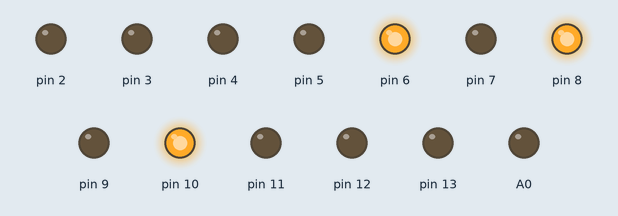
Simulated run of this sketch. Board: Arduino Uno, built with avr-gcc and run on an emulated ATmega328P. Parts: output pins drawn as LEDs (lit = HIGH).

Above: at 0.01 s.
At 2.0 s:
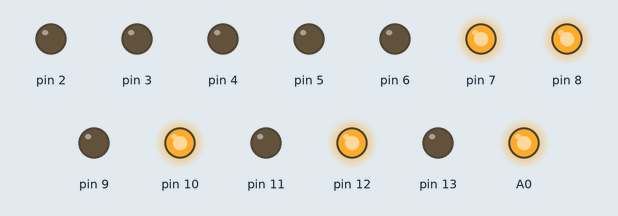
Timing chart, 0 to 3.5 s (numbered marks = the images above):
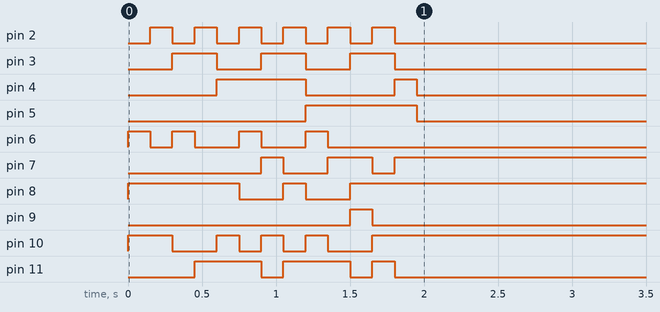

The sketch:

CPU_programmer_triangle.ino
```cpp
/*
  const int address3 = 5; upper bit
  const int address2 = 4;
  const int address1 = 3;
  const int address0 = 2; lower bit

  const int instruction3 = 9; upper bit
  const int instruction2 = 8;
  const int instruction1 = 7;
  const int instruction0 = 6; lower bit

  const int operand3 = 13; upper bit
  const int operand2 = 12;
  const int operand1 = 11;
  const int operand0 = 10; lower bit


  Programming:
  0000            NOP  {0, 0...}       - No operation
  0001 [Addr]     LDA  {1, [Addr]...}  - Load value at address [Addr] into A register
  0010 [Addr]     ADD  {2, [Addr]...}  - Add value at address [Addr] to A register and put result in A register
  0011 [Addr]     SUB  {3, [Addr]...}  - Subtract value at address [Addr] from A register and put result in A register
  0100 [Addr]     STA  {4, [Addr]...}  - Store value in A register in address [Addr]
  0101 num        LDI  {5, num...}     - Load num immediately into A register
  0110 [Addr]     JMP  {6, [Addr]...}  - Unconditional jump to [Addr]
  ...
  ...
  1110            OUT  {7, 0...}       - Output value in A register to display
  1111            HLT  {8, 0...}       - Halt execution
*/
const int delayTime = 50;
void setup() {
  for (int i = 2; i <= 13; i++) {
    pinMode(i, OUTPUT);   //make pins outputs
  }
  pinMode(A0, OUTPUT);

  digitalWrite(2, LOW);
  digitalWrite(3, LOW);
  digitalWrite(4, LOW);
  digitalWrite(5, LOW);
  digitalWrite(6, HIGH);
  digitalWrite(7, LOW);
  digitalWrite(8, HIGH);
  digitalWrite(9, LOW);
  digitalWrite(10, HIGH);
  digitalWrite(11, LOW);
  digitalWrite(12, LOW);
  digitalWrite(13, LOW);
  delay(delayTime);
  digitalWrite(A0, LOW);
  delay(delayTime);
  digitalWrite(A0, HIGH);
  delay(delayTime);

  digitalWrite(2, HIGH);
  digitalWrite(3, LOW);
  digitalWrite(4, LOW);
  digitalWrite(5, LOW);
  digitalWrite(6, LOW);
  digitalWrite(7, LOW);
  digitalWrite(8, HIGH);
  digitalWrite(9, LOW);
  digitalWrite(10, HIGH);
  digitalWrite(11, LOW);
  digitalWrite(12, HIGH);
  digitalWrite(13, HIGH);
  delay(delayTime);
  digitalWrite(A0, LOW);
  delay(delayTime);
  digitalWrite(A0, HIGH);
  delay(delayTime);

  digitalWrite(2, LOW);
  digitalWrite(3, HIGH);
  digitalWrite(4, LOW);
  digitalWrite(5, LOW);
  digitalWrite(6, HIGH);
  digitalWrite(7, LOW);
  digitalWrite(8, HIGH);
  digitalWrite(9, LOW);
  digitalWrite(10, LOW);
  digitalWrite(11, LOW);
  digitalWrite(12, LOW);
  digitalWrite(13, LOW);
  delay(delayTime);
  digitalWrite(A0, LOW);
  delay(delayTime);
  digitalWrite(A0, HIGH);
  delay(delayTime);

  digitalWrite(2, HIGH);
  digitalWrite(3, HIGH);
  digitalWrite(4, LOW);
  digitalWrite(5, LOW);
  digitalWrite(6, LOW);
  digitalWrite(7, LOW);
  digitalWrite(8, HIGH);
  digitalWrite(9, LOW);
  digitalWrite(10, LOW);
  digitalWrite(11, HIGH);
  digitalWrite(12, HIGH);
  digitalWrite(13, HIGH);
  delay(delayTime);
  digitalWrite(A0, LOW);
  delay(delayTime);
  digitalWrite(A0, HIGH);
  delay(delayTime);

  digitalWrite(2, LOW);
  digitalWrite(3, LOW);
  digitalWrite(4, HIGH);
  digitalWrite(5, LOW);
  digitalWrite(6, LOW);
  digitalWrite(7, LOW);
  digitalWrite(8, HIGH);
  digitalWrite(9, LOW);
  digitalWrite(10, HIGH);
  digitalWrite(11, HIGH);
  digitalWrite(12, HIGH);
  digitalWrite(13, HIGH);
  delay(delayTime);
  digitalWrite(A0, LOW);
  delay(delayTime);
  digitalWrite(A0, HIGH);
  delay(delayTime);

  digitalWrite(2, HIGH);
  digitalWrite(3, LOW);
  digitalWrite(4, HIGH);
  digitalWrite(5, LOW);
  digitalWrite(6, HIGH);
  digitalWrite(7, LOW);
  digitalWrite(8, LOW);
  digitalWrite(9, LOW);
  digitalWrite(10, LOW);
  digitalWrite(11, HIGH);
  digitalWrite(12, HIGH);
  digitalWrite(13, HIGH);
  delay(delayTime);
  digitalWrite(A0, LOW);
  delay(delayTime);
  digitalWrite(A0, HIGH);
  delay(delayTime);

  digitalWrite(2, LOW);
  digitalWrite(3, HIGH);
  digitalWrite(4, HIGH);
  digitalWrite(5, LOW);
  digitalWrite(6, LOW);
  digitalWrite(7, HIGH);
  digitalWrite(8, LOW);
  digitalWrite(9, LOW);
  digitalWrite(10, HIGH);
  digitalWrite(11, LOW);
  digitalWrite(12, HIGH);
  digitalWrite(13, HIGH);
  delay(delayTime);
  digitalWrite(A0, LOW);
  delay(delayTime);
  digitalWrite(A0, HIGH);
  delay(delayTime);

  digitalWrite(2, HIGH);
  digitalWrite(3, HIGH);
  digitalWrite(4, HIGH);
  digitalWrite(5, LOW);
  digitalWrite(6, LOW);
  digitalWrite(7, LOW);
  digitalWrite(8, HIGH);
  digitalWrite(9, LOW);
  digitalWrite(10, LOW);
  digitalWrite(11, HIGH);
  digitalWrite(12, HIGH);
  digitalWrite(13, HIGH);
  delay(delayTime);
  digitalWrite(A0, LOW);
  delay(delayTime);
  digitalWrite(A0, HIGH);
  delay(delayTime);

  digitalWrite(2, LOW);
  digitalWrite(3, LOW);
  digitalWrite(4, LOW);
  digitalWrite(5, HIGH);
  digitalWrite(6, HIGH);
  digitalWrite(7, LOW);
  digitalWrite(8, LOW);
  digitalWrite(9, LOW);
  digitalWrite(10, HIGH);
  digitalWrite(11, HIGH);
  digitalWrite(12, HIGH);
  digitalWrite(13, HIGH);
  delay(delayTime);
  digitalWrite(A0, LOW);
  delay(delayTime);
  digitalWrite(A0, HIGH);
  delay(delayTime);

  digitalWrite(2, HIGH);
  digitalWrite(3, LOW);
  digitalWrite(4, LOW);
  digitalWrite(5, HIGH);
  digitalWrite(6, LOW);
  digitalWrite(7, HIGH);
  digitalWrite(8, LOW);
  digitalWrite(9, LOW);
  digitalWrite(10, LOW);
  digitalWrite(11, HIGH);
  digitalWrite(12, HIGH);
  digitalWrite(13, HIGH);
  delay(delayTime);
  digitalWrite(A0, LOW);
  delay(delayTime);
  digitalWrite(A0, HIGH);
  delay(delayTime);

  digitalWrite(2, LOW);
  digitalWrite(3, HIGH);
  digitalWrite(4, LOW);
  digitalWrite(5, HIGH);
  digitalWrite(6, LOW);
  digitalWrite(7, HIGH);
  digitalWrite(8, HIGH);
  digitalWrite(9, HIGH);
  digitalWrite(10, LOW);
  digitalWrite(11, LOW);
  digitalWrite(12, LOW);
  digitalWrite(13, LOW);
  delay(delayTime);
  digitalWrite(A0, LOW);
  delay(delayTime);
  digitalWrite(A0, HIGH);
  delay(delayTime);

  digitalWrite(2, HIGH);
  digitalWrite(3, HIGH);
  digitalWrite(4, LOW);
  digitalWrite(5, HIGH);
  digitalWrite(6, LOW);
  digitalWrite(7, LOW);
  digitalWrite(8, HIGH);
  digitalWrite(9, LOW);
  digitalWrite(10, HIGH);
  digitalWrite(11, HIGH);
  digitalWrite(12, HIGH);
  digitalWrite(13, HIGH);
  delay(delayTime);
  digitalWrite(A0, LOW);
  delay(delayTime);
  digitalWrite(A0, HIGH);
  delay(delayTime);

  digitalWrite(2, LOW);
  digitalWrite(3, LOW);
  digitalWrite(4, HIGH);
  digitalWrite(5, HIGH);
  digitalWrite(6, LOW);
  digitalWrite(7, HIGH);
  digitalWrite(8, HIGH);
  digitalWrite(9, LOW);
  digitalWrite(10, HIGH);
  digitalWrite(11, LOW);
  digitalWrite(12, HIGH);
  digitalWrite(13, LOW);
  delay(delayTime);
  digitalWrite(A0, LOW);
  delay(delayTime);
  digitalWrite(A0, HIGH);
  delay(delayTime);
  digitalWrite(2, LOW);
  digitalWrite(3, LOW);
  digitalWrite(4, LOW);
  digitalWrite(5, LOW);
}

void loop() {

}
```
